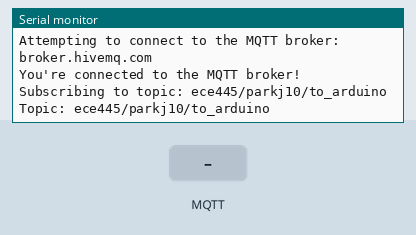
This sketch was run on a simulated ESP32. Parts: the last lines printed to the serial monitor. The inputs (shaded band) are chosen by the test bench. WiFi joins after 1.5 s; servers stay silent unless stated; no MQTT or app messages arrive unless stated.

Above: at 6.3 s.
6.4 s: MQTT message "1" arrives on the first subscribed topic
At 6.8 s:
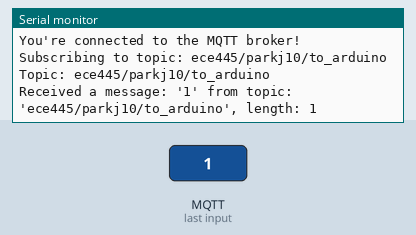
7.9 s: MQTT message "on" arrives on the first subscribed topic
At 9.1 s:
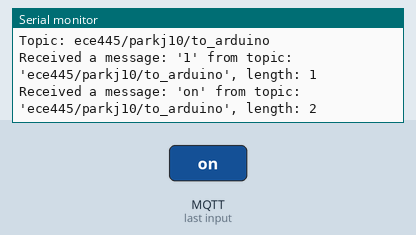
10.9 s: MQTT message "off" arrives on the first subscribed topic
At 11.4 s:
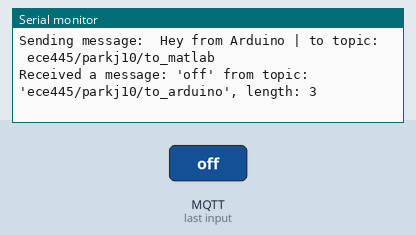

Measured:
- after the input at 6.4 s, the serial monitor: prints a new line at once (image 1)
- after the input at 7.9 s, the serial monitor: prints a new line at once (image 2)
- after the input at 10.9 s, the serial monitor: prints a new line at once (image 3)

The sketch:

giga_wireless_tutorial.ino
```cpp
/*
MQTT Simple Subscribe (GIGA R1 WiFi / Portenta H7)

This sketch demonstrates how to subscribe to a topic
from an MQTT broker.Data is NOT encrypted and this sketch is for
prototyping purposes only.

created 23 March 2023
by Karl Söderby

modified February 16, 2024
by Harman Singh
*/

#include <ArduinoMqttClient.h>
#include <WiFi.h>

char ssid[] = "RHIT-OPEN";        // your network SSID
char pass[] = "";    // your network password

//create the objects
WiFiClient wifiClient;
MqttClient mqttClient(wifiClient);

//define broker, port and topic
// const char broker[] = "mosquitto.csse.rose-hulman.edu";
const char broker[] = "broker.hivemq.com";
int port = 1883;
const char topicSubscribe[]  = "ece445/parkj10/to_arduino";
const char topicPublish[]  = "ece445/parkj10/to_matlab";
unsigned long previousMillis = 0;
const long interval = 10000;

void setup() {
  //Initialize serial and wait for port to open:
  Serial.begin(9600);
  while (!Serial) {
    ; // wait for serial port to connect. Needed for native USB port only
  }
  // attempt to connect to Wifi network:
  Serial.print("Attempting to connect to SSID: ");
  Serial.println(ssid);
  while (WiFi.begin(ssid, pass) != WL_CONNECTED) {
    // failed, retry
    Serial.print(".");
    delay(5000);
  }

  Serial.println("You're connected to the network");
  Serial.println();

  Serial.print("Attempting to connect to the MQTT broker: ");
  Serial.println(broker);

  if (!mqttClient.connect(broker, port)) {
    Serial.print("MQTT connection failed! Error code = ");
    Serial.println(mqttClient.connectError());

    while (1);
  }

  Serial.println("You're connected to the MQTT broker!");
  Serial.println();

  // set the message receive callback
  mqttClient.onMessage(onMqttMessage);

  Serial.print("Subscribing to topic: ");
  Serial.println(topicSubscribe);
  Serial.println();

  // subscribe to a topic
  mqttClient.subscribe(topicSubscribe);

  // topics can be unsubscribed using:
  // mqttClient.unsubscribe(topic);

  Serial.print("Topic: ");
  Serial.println(topicSubscribe);

  Serial.println();
}

void loop() {
  // call poll() regularly to allow the library to receive MQTT messages and
  // send MQTT keep alives which avoids being disconnected by the broker
  mqttClient.poll();

  unsigned long currentMillis = millis();
  //send a message every 10 seconds (based on interval)
  if (currentMillis - previousMillis >= interval) {
    previousMillis = currentMillis;
    sendMessage("Hey from Arduino");
  }
}

void onMqttMessage(int messageSize) {

  String topicName = mqttClient.messageTopic();
  // use the Stream interface to print the contents
  String message = "";
  while (mqttClient.available()) {
    message += (char)mqttClient.read();
  }

  // we received a message, print out the topic and contents
  Serial.print("Received a message: '"); Serial.print(message);
  Serial.print("' from topic: '"); Serial.print(topicName); Serial.print("', length: "); Serial.println(messageSize);

}

void sendMessage(String message){
    // print to serial monitor
    Serial.print("Sending message:  ");
    Serial.print(message); Serial.print(" |");
    Serial.print(" to topic:  "); Serial.println(topicPublish);

    //publish the message to the specific topic
    mqttClient.beginMessage(topicPublish);
    mqttClient.print(message);
    mqttClient.endMessage();
}
```
